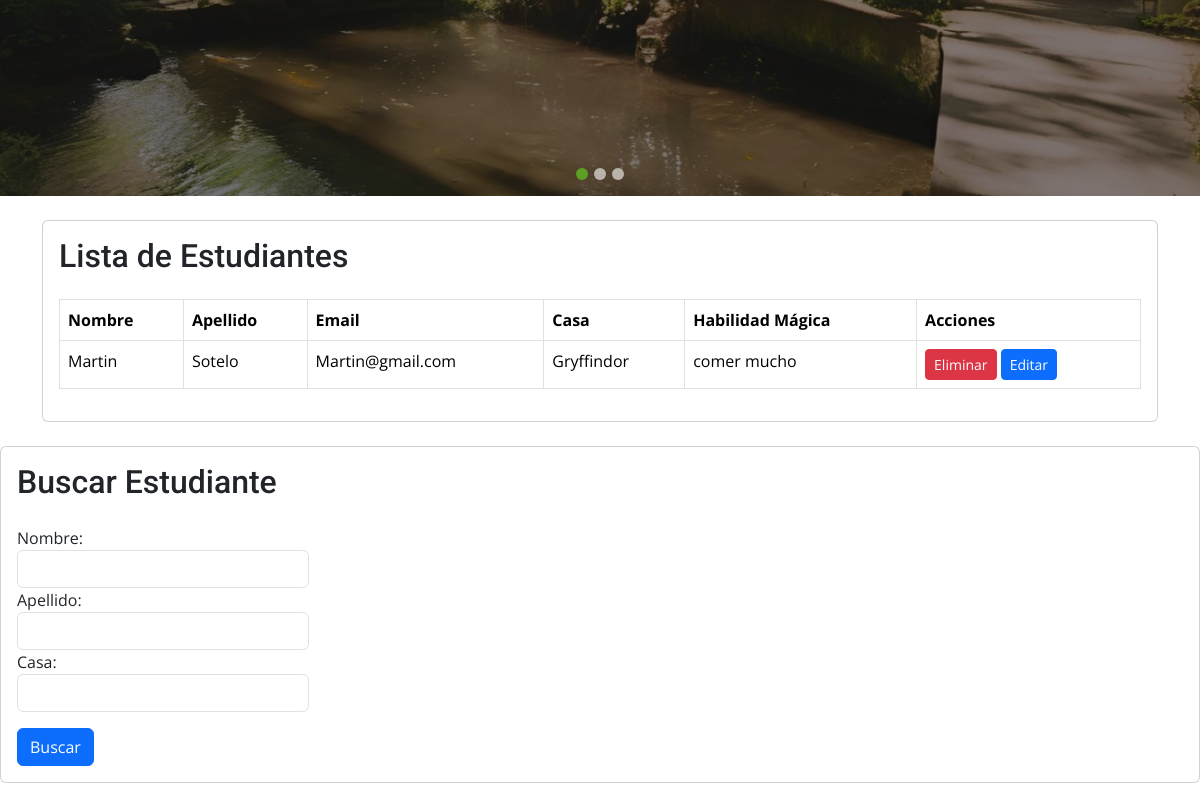
The app's page /APP-Magic/Estudiantesnuevos/ (signed in, middle part), older data.
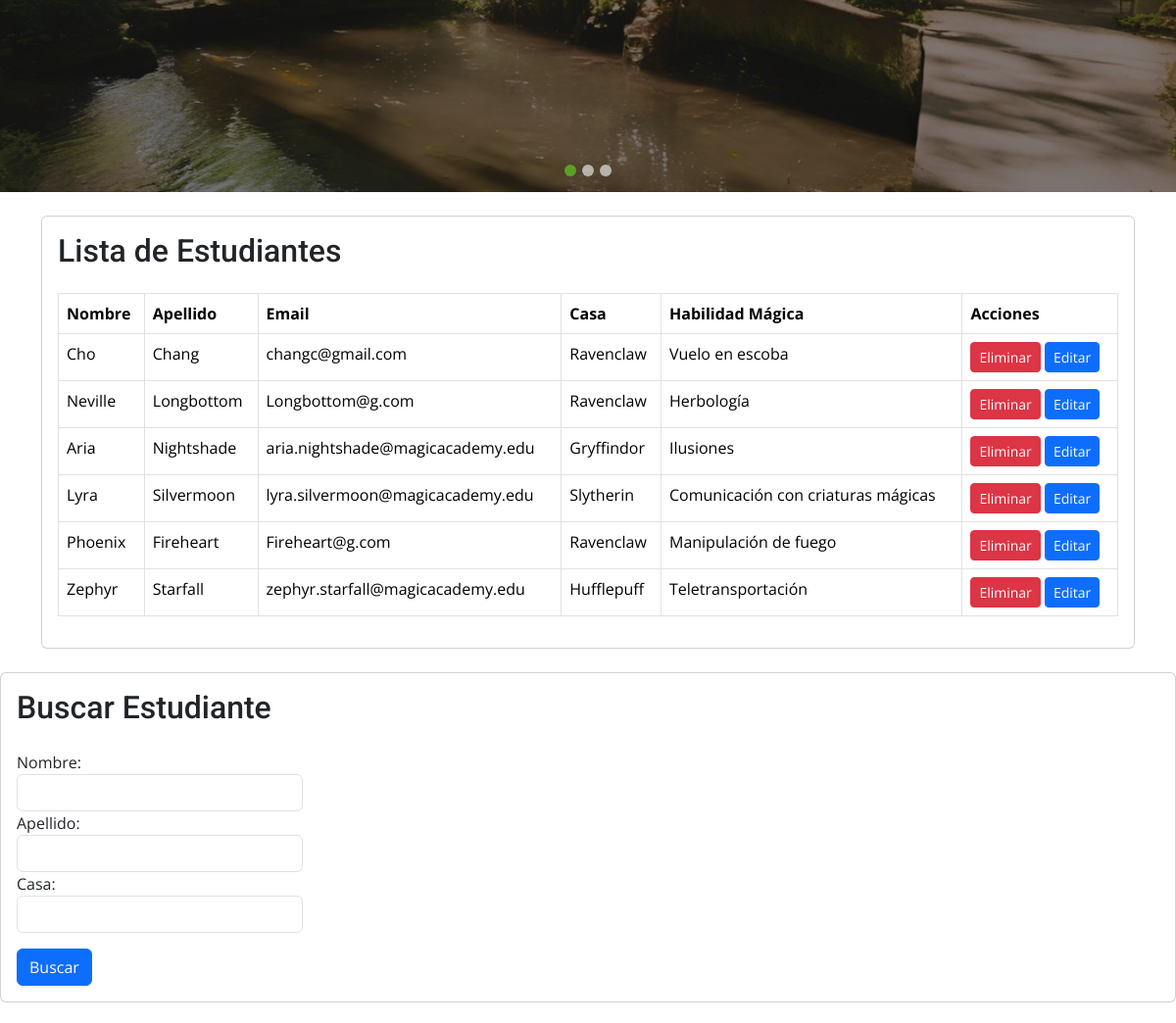
The same page, newer data.
### APPMagic/models.py (models this page shows, shortened)
class Estudiante(models.Model):
    nombre = models.CharField(max_length=30)
    apellido = models.CharField(max_length=30)
    email = models.EmailField(null=True)
    casa = models.ForeignKey(Casa, on_delete=models.SET_NULL, null=True)  # Nueva relación con la casa mágica
    habilidad_magica = models.CharField(max_length=100, null=True)  # Nueva habilidad mágica

class Casa(models.Model):
    GRYFFINDOR = 'Gryffindor'
    HUFFLEPUFF = 'Hufflepuff'
    RAVENCLAW = 'Ravenclaw'
    SLYTHERIN = 'Slytherin'
    CASA_CHOICES = [
        (GRYFFINDOR, 'Gryffindor'),
        (HUFFLEPUFF, 'Hufflepuff'),
        (RAVENCLAW, 'Ravenclaw'),
        (SLYTHERIN, 'Slytherin'),
    ]
    nombre = models.CharField(
        max_length=10,
        choices=CASA_CHOICES,
        unique=True,
    )
    descripcion = models.TextField()

### APPMagic/views.py (the view, shortened to what this page needs)
# urls.py: path('Estudiantesnuevos/', views.estudiantes_view, name='estudiantes_view'),
@staff_member_required(login_url='/APP-Magic/staffmember/')
def estudiantes_view(request):
    mis_estudiantes = Estudiante.objects.all()
    form = EstudianteSearchForm(request.GET or None)
    search_results = None
    return render(request, 'Estudiantesnuevos.html', {
        'mis_estudiantes': mis_estudiantes,
        'form': form,
        'search_results': search_results,
    })

### APPMagic/forms.py
class EstudianteSearchForm(forms.Form):
    nombre = forms.CharField(required=False, max_length=30, label='Nombre')
    apellido = forms.CharField(required=False, max_length=30, label='Apellido')
    casa = forms.CharField(required=False, max_length=30, label='Casa')

### APPMagic/templates/Estudiantesnuevos.html (shortened to what this page needs)
{% extends 'Base.html' %}
{% block contenidobipolar %}
    <div class="container mt-4">
        {% if request.user.is_staff %}
            <div class="card">
                <div class="card-body">
                    <h2 class="card-title mb-4">Lista de Estudiantes</h2>
                    <div class="table-responsive">
                        <table class="table table-bordered">
                            <thead>
                                <tr>
                                    <th>Nombre</th>
                                    <th>Apellido</th>
                                    <th>Email</th>
                                    <th>Casa</th>
                                    <th>Habilidad Mágica</th>
                                    <th>Acciones</th>
                                </tr>
                            </thead>
                            <tbody>
                                {% for estudiante in mis_estudiantes %}
                                    <tr>
                                        <td>{{ estudiante.nombre }}</td>
                                        <td>{{ estudiante.apellido }}</td>
                                        <td>{{ estudiante.email }}</td>
                                        <td>{{ estudiante.casa.nombre }}</td>
                                        <td>{{ estudiante.habilidad_magica }}</td>
                                        <td>
                                            <form method="post" action="{% url 'eliminar_estudiante' estudiante.id %}" style="display: inline;">
                                                <button type="submit" class="btn btn-sm btn-danger">Eliminar</button>
                                            </form>
                                            <a href="{% url 'editar_estudiante' estudiante.id %}" class="btn btn-sm btn-primary">Editar</a>
                                        </td>
                                    </tr>
                                {% empty %}
                                    <tr>
                                        <td colspan="6">No hay estudiantes registrados.</td>
                                    </tr>
                                {% endfor %}
                            </tbody>
                        </table>
                    </div>
                </div>
            </div>
        {% endif %}
    </div>
    <div class="card mt-4">
        <div class="card-body">
            <h2 class="card-title mb-4">Buscar Estudiante</h2>
            <form method="get" action="{% url 'estudiantes_view' %}">
                <div class="form-row">
                    <div class="form-group col-md-3">
                        <label for="id_nombre">Nombre:</label>
                        <input type="text" id="id_nombre" name="nombre" class="form-control" value="{{ request.GET.nombre }}">
                    </div>
                    <div class="form-group col-md-3">
                        <label for="id_apellido">Apellido:</label>
                        <input type="text" id="id_apellido" name="apellido" class="form-control" value="{{ request.GET.apellido }}">
                    </div>
                    <div class="form-group col-md-3">
                        <label for="id_casa">Casa:</label>
                        <input type="text" id="id_casa" name="casa" class="form-control" value="{{ request.GET.casa }}">
                    </div>
                </div>
                <button type="submit" name="search" class="btn btn-primary mt-3">Buscar</button>
            </form>
        </div>
    </div>
{% endblock contenidobipolar %}

### APPMagic/templates/Base.html (shortened to what this page needs)
<!DOCTYPE html>
<html lang="en">
<head>
{% load static %}
  <link href="{% static 'assets/vendor/animate.css/animate.min.css' %}" rel="stylesheet">
  <link href="{% static 'assets/vendor/bootstrap/css/bootstrap.min.css' %}" rel="stylesheet">
  <link href="{% static 'assets/vendor/bootstrap-icons/bootstrap-icons.css' %}" rel="stylesheet">
  <link href="{% static 'assets/vendor/boxicons/css/boxicons.min.css' %}" rel="stylesheet">
  <link href="{% static 'assets/vendor/glightbox/css/glightbox.min.css' %}" rel="stylesheet">
  <link href="{% static 'assets/vendor/swiper/swiper-bundle.min.css' %}" rel="stylesheet">
  <link href="{% static 'assets/css/style.css' %}" rel="stylesheet">
</head>
<body>
  <section id="hero">
    <div class="hero-container">
      <div id="heroCarousel" data-bs-interval="5000" class="carousel slide carousel-fade" data-bs-ride="carousel">
        <ol class="carousel-indicators" id="hero-carousel-indicators"></ol>
        <div class="carousel-inner" role="listbox">
          <div class="carousel-item active" style="background-image: url({% static 'assets/img/slide/slide-1.jpg' %});">
            <div class="carousel-container">
            </div>
          </div>
        </div>
        <a class="carousel-control-prev" href="#heroCarousel" role="button" data-bs-slide="prev">
        </a>
        <a class="carousel-control-next" href="#heroCarousel" role="button" data-bs-slide="next">
        </a>
      </div>
    </div>
  </section>
 {%block contenidobipolar%}  {%endblock contenidobipolar%}
</body>
</html>

### APPMagic/static/assets/css/style.css (style rules this page uses)
body { font-family: "Open Sans", sans-serif; color: #444444; }
a { color: #5c9f24; text-decoration: none; }
h1, h2, h3, h4, h5, h6 { font-family: "Roboto", sans-serif; }
#hero { width: 100%; height: 100vh; background-color: rgba(17, 17, 17, 0.8); overflow: hidden; padding: 0; }
#hero .carousel-item { width: 100%; height: 100vh; background-size: cover; background-position: center; background-repeat: no-repeat; position: relative; transition: 0.3; }
#hero .carousel-item::before { content: ""; background-color: rgba(0, 0, 0, 0.5); position: absolute; top: 0; right: 0; left: 0; bottom: 0; }
#hero .carousel-container { display: flex; justify-content: center; align-items: center; position: absolute; bottom: 0; top: 0; left: 0; right: 0; }
#hero .carousel-inner .carousel-item { transition-property: opacity; background-position: center top; }
#hero .carousel-inner .carousel-item, #hero .carousel-inner .active.carousel-item-start, #hero .carousel-inner .active.carousel-item-end { opacity: 0; }
#hero .carousel-inner .active, #hero .carousel-inner .carousel-item-next.carousel-item-start, #hero .carousel-inner .carousel-item-prev.carousel-item-end { opacity: 1; transition: 0.5s; }
@media (min-width: 1024px) { #hero .carousel-control-prev, #hero .carousel-control-next { width: 5%; } }
section { padding: 60px 0; }

Row changes from the older to the newer data that the page shows:
changed Estudiante: nombre "Martin" → "Cho"; apellido "Sotelo" → "Chang"; email "Martin@gmail.com" → "changc@gmail.com"; casa.nombre "Gryffindor" → "Ravenclaw"; habilidad_magica "comer mucho" → "Vuelo en escoba"
added Estudiante: nombre "Neville", apellido "Longbottom", email "Longbottom@g.com", casa.nombre "Ravenclaw", habilidad_magica "Herbología"
added Estudiante: nombre "Aria", apellido "Nightshade", email "aria.nightshade@magicacademy.edu", casa.nombre "Gryffindor", habilidad_magica "Ilusiones"
added Estudiante: nombre "Lyra", apellido "Silvermoon", email "lyra.silvermoon@magicacademy.edu", casa.nombre "Slytherin", habilidad_magica "Comunicación con criaturas mágicas"
added Estudiante: nombre "Phoenix", apellido "Fireheart", email "Fireheart@g.com", casa.nombre "Ravenclaw", habilidad_magica "Manipulación de fuego"
added Estudiante: nombre "Zephyr", apellido "Starfall", email "zephyr.starfall@magicacademy.edu", casa.nombre "Hufflepuff", habilidad_magica "Teletransportación"
